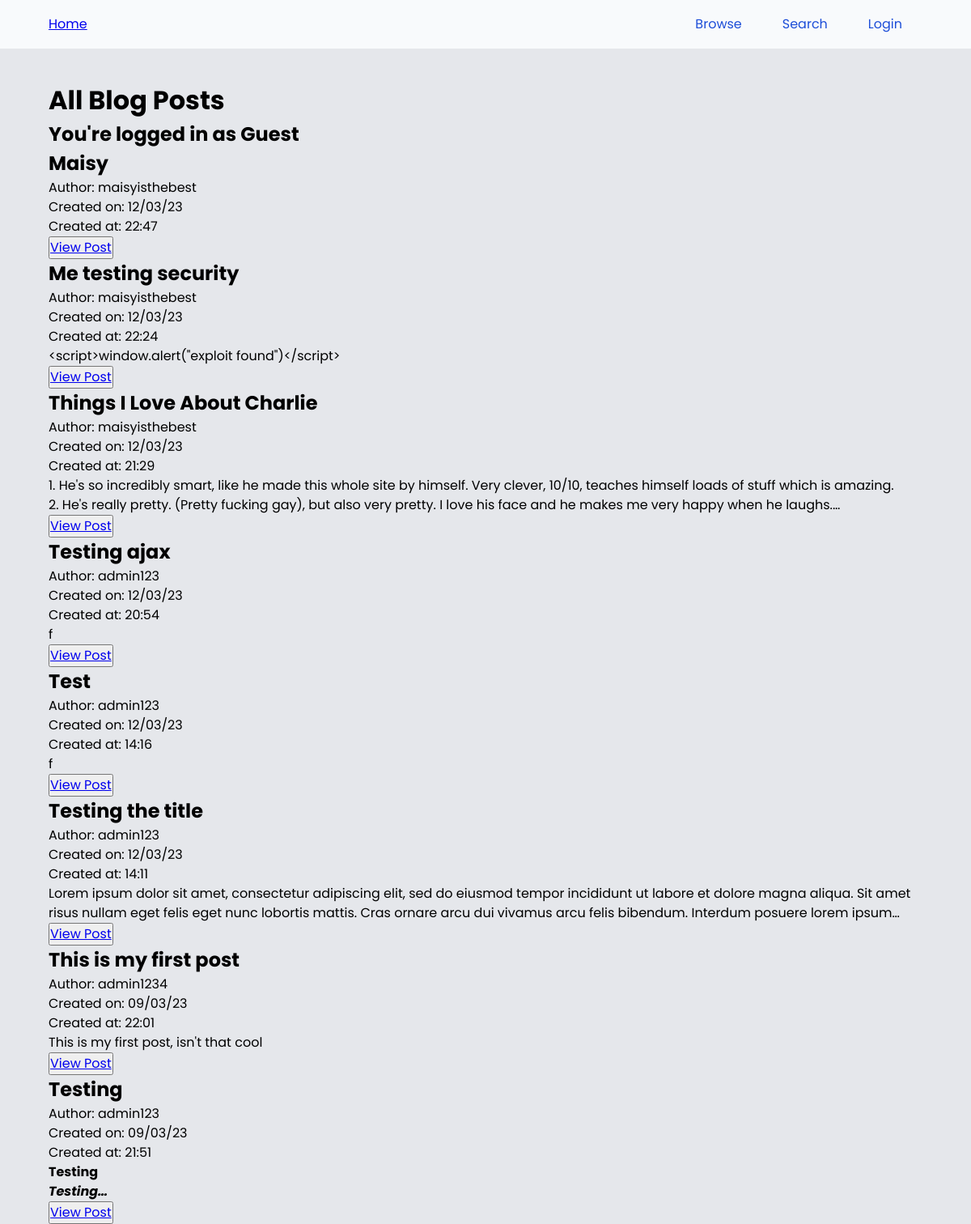
Page /posts on the earlier database version.
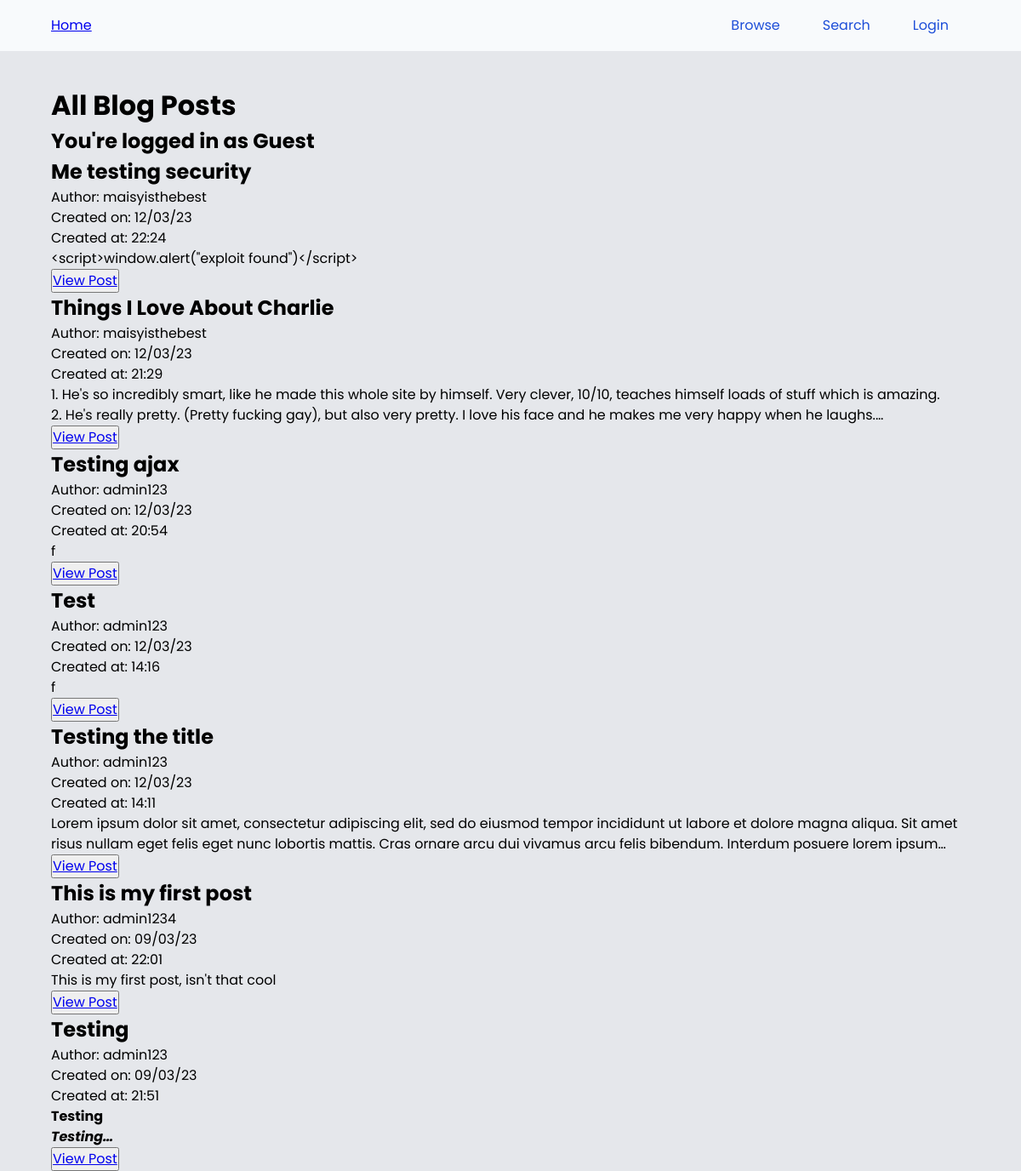
Same page on the later database version.
### models.py (models this page shows)
class PostModel(db.Model):
    __tablename__ = 'posts'
    id = db.Column(db.Integer, primary_key=True)
    title = db.Column(db.String(100), nullable=False)
    slug = db.Column(db.String(100), unique=True, nullable=False)
    content = db.Column(db.Text, nullable=False)
    created_at = db.Column(db.DateTime, server_default=func.now())
    updated_at = db.Column(db.DateTime, onupdate=func.now())
    author = db.Column(db.String(100), db.ForeignKey('users.username'), nullable=False)
    status = db.Column(db.String, default="Draft") #Could be Draft, Review, Published, or Archived

### main.py (the view)
@app.route("/posts")
def browse():
    posts = PostModel.query.order_by(desc(PostModel.created_at)).all()
    return render_template("browse_posts.html", posts=posts, current_username=get_current_username(), page_title = "Browse Posts")

### main.py (called while the page is built)
def get_current_username():
    if current_user.is_authenticated:
        return current_user.username
    else:
        return "Guest"

### templates/browse_posts.html (shortened to what this page needs)
{% extends "base.html" %}{%block head%}{%endblock%}{% block body %}
<h1>All Blog Posts</h1>
<h2>You're logged in as {{current_username}}</h2>
{% for post in posts %}
<div class="post-card">
    <h2>{{post.title}}</h2>
    <p>Author: {{post.author}}</p>
    <p>Created on: {{post.created_at.strftime("%d/%m/%y")}}</p>
    <p>Created at: {{post.created_at.strftime("%H:%M")}}</p>
    <div class="post__content-preview">{{post.content|safe}}</div>
    <div class="button-container">
        <button><a href="{{url_for("view_post", slug=post.slug)}}">View Post</a></button>
</div>
{% endfor %}
{% endblock %}

### templates/base.html (shortened to what this page needs)
<!DOCTYPE html>
<html lang="en">
  <head>
    <link rel="stylesheet" href="{{ url_for('static', filename='css/stylesheet.css')}}" />
  </head>
  <header class="header">
    <div class="header__inner">
      <a href="{{url_for('index')}}"
        >Home</a>
      <nav class="nav">
        <ul class="nav__list">
          <li class="nav__list-item">
            <a class="nav__list-link" href="{{url_for("browse")}}">Browse</a>
          </li>
          <li class="nav__list-item">
            <a class="nav__list-link" href="#">Search</a>
          </li>
          {% if current_user.is_authenticated %}
          <li class="nav__list-item">
            <div class="dropdown">
              <button class="dropbtn">{{current_username}}<svg xmlns="http://www.w3.org/2000/svg" fill="none" viewBox="0 0 24 24" stroke-width="1.5" stroke="currentColor" class="w-6 h-6">
                <path stroke-linecap="round" stroke-linejoin="round" d="M19.5 8.25l-7.5 7.5-7.5-7.5" />
              </svg>
              </button>
              <div class="dropdown-content">
                <a href="#">View Profile</a>
                <a href="{{url_for('create')}}">Create Post</a>
                <a href="{{url_for('my_posts')}}">My Posts</a>
                <a href="{{url_for('logout')}}">Logout</a>
              </div>
            </div>
            {% else %}
            <a class="nav__list-link" href="{{url_for('login')}}">Login</a>
            {% endif %}
        </ul>
      </nav>
    </div>
  </header>
  <body>
    <div class="content">
    {% block body %} {% endblock %}
  </div>
  </body>
</html>

### static/css/stylesheet.css (style rules this page uses)
*, *::before, *::after { box-sizing: border-box; }
* { margin: 0; padding: 0; }
html, body { height: 100%; }
body { line-height: 1.5; -webkit-font-smoothing: antialiased; }
input, button, textarea, select { font: inherit; }
p, h1, h2, h3, h4, h5, h6 { overflow-wrap: break-word; }
:root { --dark-background: #27272a; --dark-foregeound: #e2e8f0; --dark-text: #e2e8f0; --dark-text-lighter: #6e6e6e; --dark-primary: #3839ff; --current-background: #e5e7eb; --current-foregeound: #18181b; --current-text: #18181b; --current-text-lighter: #4d5050; --light-primary: #00c3ff; --color-primary: #4f46e5; --color-secondary: #818cf8; --gradeint-primary: linear-gradient(#163de7, #00c3ff); }
body { background-color: var(--current-background); font-family: "Poppins", Noto Sans, sans-serif; min-height: 100%; height: 100%; display: flex; flex-direction: column; }
.content { flex: 1 1 auto; margin: 0 5%; }
.header { color: var(--primary-fg); background-color: #f8fafc; display: flex; justify-content: center; margin-bottom: 40px; padding: 14px 0; }
.header__inner { display: flex; justify-content: space-between; align-items: center; max-width: 90vw; width: 100%; }
.nav { flex: 0 1 auto; }
.nav__list { display: flex; justify-content: space-between; list-style: none; align-items: center; }
.nav__list-item { margin: 0; }
.nav__list-link { text-decoration: none; transition: all 0.3s; padding: 4px 25px; color: #1d4ed8; }
.post__content-preview { display: -webkit-box; -webkit-line-clamp: 2; -webkit-box-orient: vertical; overflow: hidden; }
.post__content-preview * { font-size: 1rem; }

Differences in the rows shown:
removed PostModel: title "Maisy", author "maisyisthebest", created_at "12/03/23", created_at "22:47"
